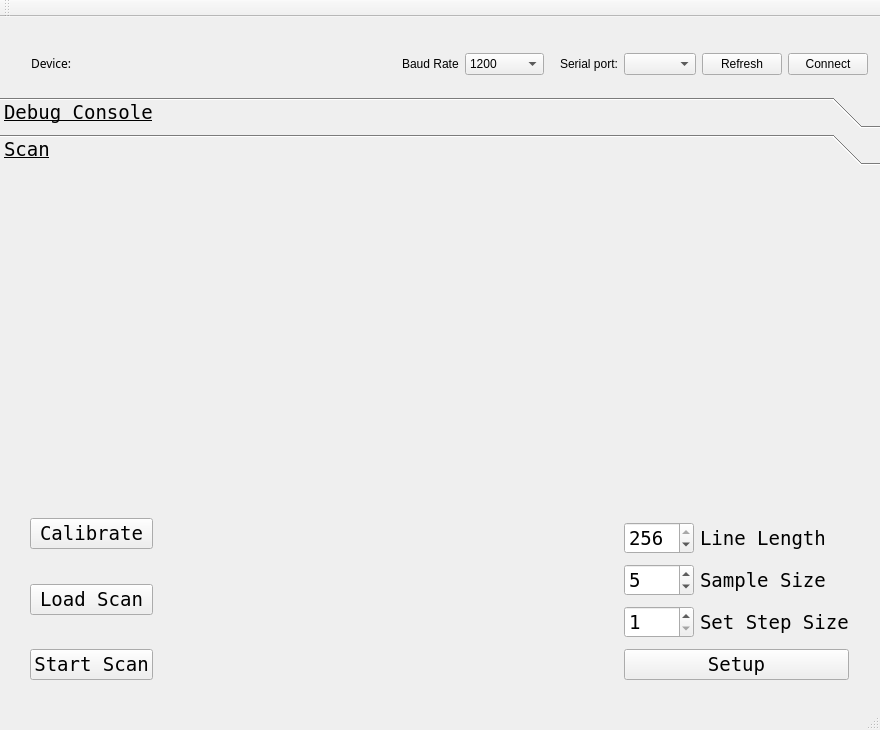
<?xml version="1.0" encoding="UTF-8"?>
<ui version="4.0">
 <class>MainWindow</class>
 <widget class="QMainWindow" name="MainWindow">
  <property name="geometry">
   <rect>
    <x>0</x>
    <y>0</y>
    <width>880</width>
    <height>730</height>
   </rect>
  </property>
  <property name="minimumSize">
   <size>
    <width>880</width>
    <height>730</height>
   </size>
  </property>
  <property name="maximumSize">
   <size>
    <width>880</width>
    <height>730</height>
   </size>
  </property>
  <property name="windowTitle">
   <string notr="true">ArduGUIno 0.4</string>
  </property>
  <widget class="QWidget" name="centralWidget">
   <widget class="QToolBox" name="Tabs">
    <property name="geometry">
     <rect>
      <x>0</x>
      <y>80</y>
      <width>881</width>
      <height>611</height>
     </rect>
    </property>
    <property name="font">
     <font>
      <family>Andale Mono</family>
      <pointsize>14</pointsize>
      <weight>50</weight>
      <italic>false</italic>
      <bold>false</bold>
      <underline>true</underline>
     </font>
    </property>
    <property name="currentIndex">
     <number>1</number>
    </property>
    <widget class="QWidget" name="page">
     <property name="geometry">
      <rect>
       <x>0</x>
       <y>0</y>
       <width>881</width>
       <height>543</height>
      </rect>
     </property>
     <attribute name="label">
      <string>Debug Console</string>
     </attribute>
     <widget class="QWidget" name="layoutWidget">
      <property name="geometry">
       <rect>
        <x>20</x>
        <y>0</y>
        <width>851</width>
        <height>541</height>
       </rect>
      </property>
      <layout class="QGridLayout" name="gridLayout_2">
       <item row="0" column="0" colspan="3">
        <widget class="QLabel" name="label_3">
         <property name="font">
          <font>
           <weight>75</weight>
           <bold>true</bold>
          </font>
         </property>
         <property name="text">
          <string>Received</string>
         </property>
        </widget>
       </item>
       <item row="0" column="3">
        <widget class="QLabel" name="label_4">
         <property name="font">
          <font>
           <weight>75</weight>
           <bold>true</bold>
          </font>
         </property>
         <property name="text">
          <string>HEX Value</string>
         </property>
        </widget>
       </item>
       <item row="1" column="0" colspan="3">
        <widget class="QPlainTextEdit" name="plainTextEdit_input">
         <property name="verticalScrollBarPolicy">
          <enum>Qt::ScrollBarAlwaysOn</enum>
         </property>
         <property name="readOnly">
          <bool>true</bool>
         </property>
        </widget>
       </item>
       <item row="1" column="3">
        <widget class="QPlainTextEdit" name="plainTextEdit_input_hex">
         <property name="minimumSize">
          <size>
           <width>71</width>
           <height>0</height>
          </size>
         </property>
         <property name="maximumSize">
          <size>
           <width>50</width>
           <height>16777215</height>
          </size>
         </property>
         <property name="verticalScrollBarPolicy">
          <enum>Qt::ScrollBarAlwaysOn</enum>
         </property>
         <property name="plainText">
          <string/>
         </property>
        </widget>
       </item>
       <item row="2" column="0" colspan="5">
        <widget class="QLabel" name="label_5">
         <property name="font">
          <font>
           <weight>75</weight>
           <bold>true</bold>
          </font>
         </property>
         <property name="text">
          <string>Sent</string>
         </property>
        </widget>
       </item>
       <item row="3" column="0" colspan="5">
        <widget class="QPlainTextEdit" name="plainTextEdit_debug">
         <property name="verticalScrollBarPolicy">
          <enum>Qt::ScrollBarAlwaysOn</enum>
         </property>
         <property name="readOnly">
          <bool>true</bool>
         </property>
        </widget>
       </item>
       <item row="4" column="1">
        <widget class="QLineEdit" name="lineEdit_Data"/>
       </item>
       <item row="4" column="2">
        <widget class="QPushButton" name="pushButton_Send">
         <property name="text">
          <string>Send</string>
         </property>
         <property name="autoDefault">
          <bool>true</bool>
         </property>
         <property name="default">
          <bool>true</bool>
         </property>
        </widget>
       </item>
      </layout>
     </widget>
    </widget>
    <widget class="QWidget" name="page_2">
     <property name="geometry">
      <rect>
       <x>0</x>
       <y>0</y>
       <width>881</width>
       <height>543</height>
      </rect>
     </property>
     <property name="font">
      <font>
       <underline>false</underline>
      </font>
     </property>
     <attribute name="label">
      <string>Scan</string>
     </attribute>
     <widget class="QWidget" name="layoutWidget">
      <property name="geometry">
       <rect>
        <x>19</x>
        <y>19</y>
        <width>841</width>
        <height>501</height>
       </rect>
      </property>
      <layout class="QVBoxLayout" name="verticalLayout">
       <item>
        <widget class="QCustomPlot" name="customPlot" native="true">
         <property name="minimumSize">
          <size>
           <width>811</width>
           <height>311</height>
          </size>
         </property>
         <property name="layoutDirection">
          <enum>Qt::LeftToRight</enum>
         </property>
         <property name="autoFillBackground">
          <bool>false</bool>
         </property>
        </widget>
       </item>
       <item>
        <layout class="QGridLayout" name="gridLayout_3">
         <item row="0" column="1">
          <spacer name="horizontalSpacer_4">
           <property name="orientation">
            <enum>Qt::Horizontal</enum>
           </property>
           <property name="sizeHint" stdset="0">
            <size>
             <width>168</width>
             <height>20</height>
            </size>
           </property>
          </spacer>
         </item>
         <item row="0" column="0">
          <widget class="QPushButton" name="calibration_PB">
           <property name="text">
            <string>Calibrate</string>
           </property>
           <property name="checkable">
            <bool>true</bool>
           </property>
           <property name="autoExclusive">
            <bool>false</bool>
           </property>
          </widget>
         </item>
         <item row="0" column="2" rowspan="4">
          <layout class="QGridLayout" name="gridLayout">
           <item row="0" column="0">
            <widget class="QSpinBox" name="line_length_spinBox">
             <property name="accelerated">
              <bool>true</bool>
             </property>
             <property name="minimum">
              <number>1</number>
             </property>
             <property name="maximum">
              <number>256</number>
             </property>
             <property name="value">
              <number>256</number>
             </property>
            </widget>
           </item>
           <item row="0" column="1">
            <widget class="QLabel" name="label_6">
             <property name="text">
              <string>Line Length</string>
             </property>
            </widget>
           </item>
           <item row="1" column="0">
            <widget class="QSpinBox" name="sample_size_spinBox_2">
             <property name="minimum">
              <number>1</number>
             </property>
             <property name="maximum">
              <number>20</number>
             </property>
             <property name="value">
              <number>5</number>
             </property>
            </widget>
           </item>
           <item row="1" column="1">
            <widget class="QLabel" name="label_7">
             <property name="text">
              <string>Sample Size</string>
             </property>
            </widget>
           </item>
           <item row="2" column="0">
            <widget class="QSpinBox" name="step_size_spinBox_3">
             <property name="minimum">
              <number>1</number>
             </property>
             <property name="maximum">
              <number>5</number>
             </property>
            </widget>
           </item>
           <item row="2" column="1">
            <widget class="QLabel" name="label_8">
             <property name="text">
              <string>Set Step Size</string>
             </property>
            </widget>
           </item>
          </layout>
         </item>
         <item row="3" column="0">
          <spacer name="verticalSpacer">
           <property name="orientation">
            <enum>Qt::Vertical</enum>
           </property>
           <property name="sizeType">
            <enum>QSizePolicy::Fixed</enum>
           </property>
           <property name="sizeHint" stdset="0">
            <size>
             <width>20</width>
             <height>20</height>
            </size>
           </property>
          </spacer>
         </item>
         <item row="4" column="2">
          <widget class="QPushButton" name="setup_pushButton">
           <property name="text">
            <string>Setup</string>
           </property>
           <property name="checkable">
            <bool>false</bool>
           </property>
          </widget>
         </item>
         <item row="2" column="0">
          <widget class="QPushButton" name="LoadScan">
           <property name="text">
            <string>Load Scan</string>
           </property>
          </widget>
         </item>
         <item row="4" column="0">
          <widget class="QPushButton" name="scanPB">
           <property name="text">
            <string>Start Scan</string>
           </property>
           <property name="checkable">
            <bool>true</bool>
           </property>
          </widget>
         </item>
         <item row="1" column="0">
          <spacer name="verticalSpacer_2">
           <property name="orientation">
            <enum>Qt::Vertical</enum>
           </property>
           <property name="sizeType">
            <enum>QSizePolicy::Fixed</enum>
           </property>
           <property name="sizeHint" stdset="0">
            <size>
             <width>20</width>
             <height>20</height>
            </size>
           </property>
          </spacer>
         </item>
        </layout>
       </item>
      </layout>
     </widget>
    </widget>
   </widget>
   <widget class="QWidget" name="layoutWidget">
    <property name="geometry">
     <rect>
      <x>0</x>
      <y>20</y>
      <width>879</width>
      <height>54</height>
     </rect>
    </property>
    <layout class="QHBoxLayout" name="horizontalLayout">
     <item>
      <layout class="QVBoxLayout" name="verticalLayout_2">
       <property name="spacing">
        <number>0</number>
       </property>
       <item>
        <layout class="QHBoxLayout" name="horizontalLayout_5">
         <item>
          <spacer name="horizontalSpacer_3">
           <property name="orientation">
            <enum>Qt::Horizontal</enum>
           </property>
           <property name="sizeType">
            <enum>QSizePolicy::Preferred</enum>
           </property>
           <property name="sizeHint" stdset="0">
            <size>
             <width>20</width>
             <height>20</height>
            </size>
           </property>
          </spacer>
         </item>
         <item alignment="Qt::AlignHCenter|Qt::AlignVCenter">
          <widget class="QLabel" name="label_2">
           <property name="font">
            <font>
             <family>.SF NS Text</family>
             <weight>50</weight>
             <bold>false</bold>
            </font>
           </property>
           <property name="text">
            <string>Device:</string>
           </property>
          </widget>
         </item>
         <item>
          <widget class="QLabel" name="label_deviceSignature">
           <property name="sizePolicy">
            <sizepolicy hsizetype="Expanding" vsizetype="Expanding">
             <horstretch>0</horstretch>
             <verstretch>0</verstretch>
            </sizepolicy>
           </property>
           <property name="font">
            <font>
             <weight>75</weight>
             <bold>true</bold>
            </font>
           </property>
           <property name="text">
            <string notr="true"/>
           </property>
           <property name="textFormat">
            <enum>Qt::PlainText</enum>
           </property>
           <property name="scaledContents">
            <bool>true</bool>
           </property>
          </widget>
         </item>
        </layout>
       </item>
      </layout>
     </item>
     <item>
      <spacer name="horizontalSpacer">
       <property name="orientation">
        <enum>Qt::Horizontal</enum>
       </property>
       <property name="sizeType">
        <enum>QSizePolicy::Expanding</enum>
       </property>
       <property name="sizeHint" stdset="0">
        <size>
         <width>30</width>
         <height>20</height>
        </size>
       </property>
      </spacer>
     </item>
     <item>
      <widget class="QLabel" name="baud_label">
       <property name="text">
        <string>Baud Rate</string>
       </property>
      </widget>
     </item>
     <item>
      <widget class="QComboBox" name="baudDropDown">
       <property name="editable">
        <bool>false</bool>
       </property>
       <property name="maxCount">
        <number>2147483645</number>
       </property>
       <property name="insertPolicy">
        <enum>QComboBox::InsertAtTop</enum>
       </property>
       <property name="minimumContentsLength">
        <number>0</number>
       </property>
       <item>
        <property name="text">
         <string>1200</string>
        </property>
       </item>
       <item>
        <property name="text">
         <string>2400</string>
        </property>
       </item>
       <item>
        <property name="text">
         <string>4800</string>
        </property>
       </item>
       <item>
        <property name="text">
         <string>9600</string>
        </property>
       </item>
       <item>
        <property name="text">
         <string>19200</string>
        </property>
       </item>
       <item>
        <property name="text">
         <string>38400</string>
        </property>
       </item>
       <item>
        <property name="text">
         <string>57600</string>
        </property>
       </item>
       <item>
        <property name="text">
         <string>115200</string>
        </property>
       </item>
       <item>
        <property name="text">
         <string>230400</string>
        </property>
       </item>
       <item>
        <property name="text">
         <string>250000</string>
        </property>
       </item>
       <item>
        <property name="text">
         <string>500000</string>
        </property>
       </item>
       <item>
        <property name="text">
         <string>1000000</string>
        </property>
       </item>
      </widget>
     </item>
     <item>
      <spacer name="horizontalSpacer_2">
       <property name="orientation">
        <enum>Qt::Horizontal</enum>
       </property>
       <property name="sizeType">
        <enum>QSizePolicy::Fixed</enum>
       </property>
       <property name="sizeHint" stdset="0">
        <size>
         <width>10</width>
         <height>20</height>
        </size>
       </property>
      </spacer>
     </item>
     <item>
      <widget class="QLabel" name="label">
       <property name="text">
        <string>Serial port:</string>
       </property>
       <property name="scaledContents">
        <bool>false</bool>
       </property>
      </widget>
     </item>
     <item>
      <widget class="QComboBox" name="serialPortDropdown"/>
     </item>
     <item>
      <widget class="QPushButton" name="pushButton_2">
       <property name="text">
        <string>Refresh</string>
       </property>
      </widget>
     </item>
     <item>
      <widget class="QPushButton" name="pushButton_connect">
       <property name="text">
        <string>Connect</string>
       </property>
      </widget>
     </item>
    </layout>
   </widget>
  </widget>
  <widget class="QStatusBar" name="statusBar"/>
  <widget class="QToolBar" name="mainToolBar">
   <attribute name="toolBarArea">
    <enum>TopToolBarArea</enum>
   </attribute>
   <attribute name="toolBarBreak">
    <bool>false</bool>
   </attribute>
  </widget>
 </widget>
 <layoutdefault spacing="6" margin="11"/>
 <customwidgets>
  <customwidget>
   <class>QCustomPlot</class>
   <extends>QWidget</extends>
   <header location="global">qcustomplot.h</header>
   <container>1</container>
  </customwidget>
 </customwidgets>
 <resources/>
 <connections/>
 <slots>
  <slot>sendData()</slot>
 </slots>
</ui>
